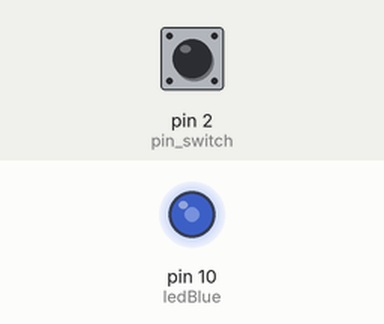
This sketch was run on a simulated Arduino Uno, built with avr-gcc and run on an emulated ATmega328P. Parts: output pins drawn as LEDs (lit = HIGH). Inputs (shaded band) come from the test bench; at power-on: pin 2 (pin_switch) HIGH.

Above: at 1.2 s.
1.3 s: pin 2 (pin_switch) pulled LOW for 1 s
At 2.3 s:
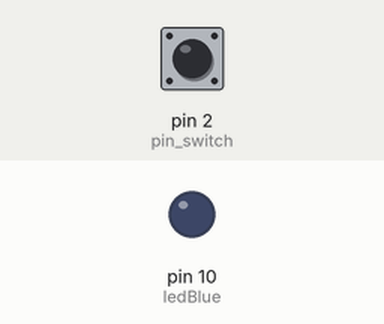
4.0 s: pin 2 (pin_switch) pulled LOW for 0.15 s
At 5.1 s:
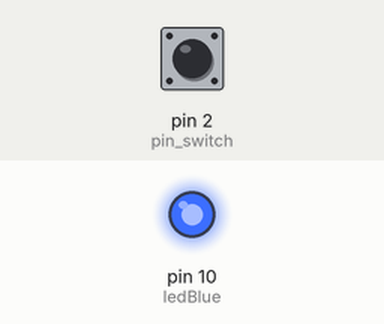
5.8 s: pin 2 (pin_switch) pulled LOW for 3.2 s
At 10.0 s:
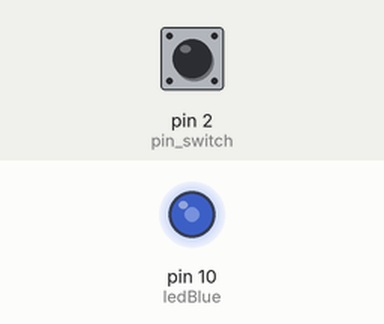
Timing chart, 0 to 11.5 s (numbered marks = the images above; inputs shaded):
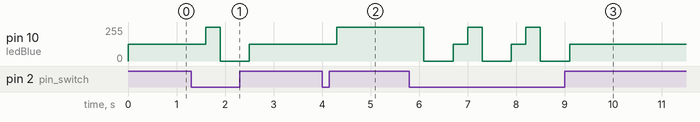

The sketch:

LampadaDecatlon.ino
```cpp
int ledBlue=10;
int pin_switch=2;
int stato=0;
unsigned long t1;


void setup() {
  // put your setup code here, to run once:
  pinMode(ledBlue, OUTPUT);
  pinMode(pin_switch, INPUT_PULLUP);
  t1 = millis();
}

void loop() {
  switch(stato){
    //Accesa a meta
    case 0:
      stato_0();
      break;
    case 1:
    //Accesa Piena
      stato_1();
      break;
    case 2:
    //Lampeggia
      stato_2();
      break;
      //Ricomincia
    case 3:
      stato_3();
      break;
   }
}

void stato_0(){
  analogWrite(ledBlue, 127);
  if(!digitalRead(pin_switch)){
      stato=1;
      delay(300);
    }
}
void stato_1(){
  analogWrite(ledBlue, 255);
  if(!digitalRead(pin_switch)){
      stato=2;
      delay(300);
    }
}

void stato_2(){
   if((millis() - t1) >= 1000){
    digitalWrite(ledBlue, !digitalRead(ledBlue));
    t1 = millis();
  }
  if(!digitalRead(pin_switch)){
    stato=3;
    delay(300);
  }
}
void stato_3(){
  digitalWrite(ledBlue, LOW);
  if(!digitalRead(pin_switch)){
    stato=0;
    delay(300);
  }

}
```

Measured:
- after the input at 1.3 s, pin 10 (ledBlue): 127/255 → 255/255 after 0.30 s, → 0/255 0.30 s later, → 127/255 0.60 s later
- after the input at 4.0 s, pin 10 (ledBlue): 127/255 → 255/255 after 0.30 s
- after the input at 5.8 s, pin 10 (ledBlue): 255/255 → 0/255 after 0.30 s, then repeats every 1.2 s: 127/255 0.30 s, 255/255 0.30 s, 0/255 0.60 s, until it stays 127/255 from 9.1 s
